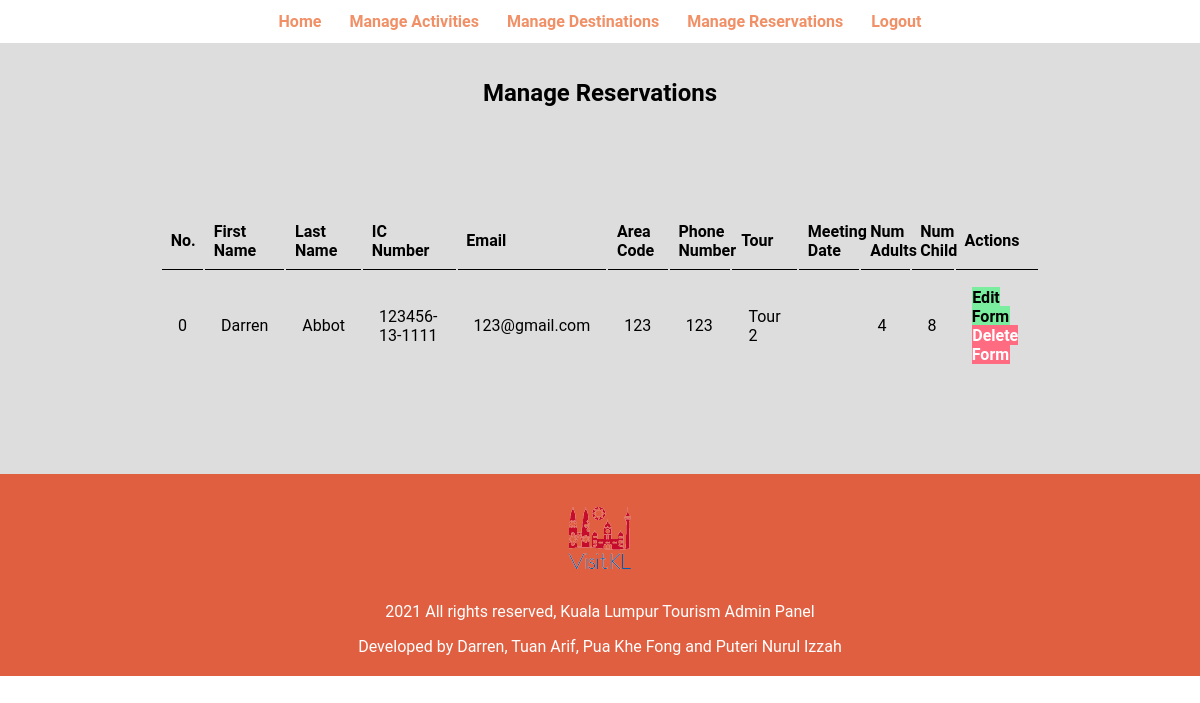
Before: /admin/manage-reservations.php (signed in) with the older database file.
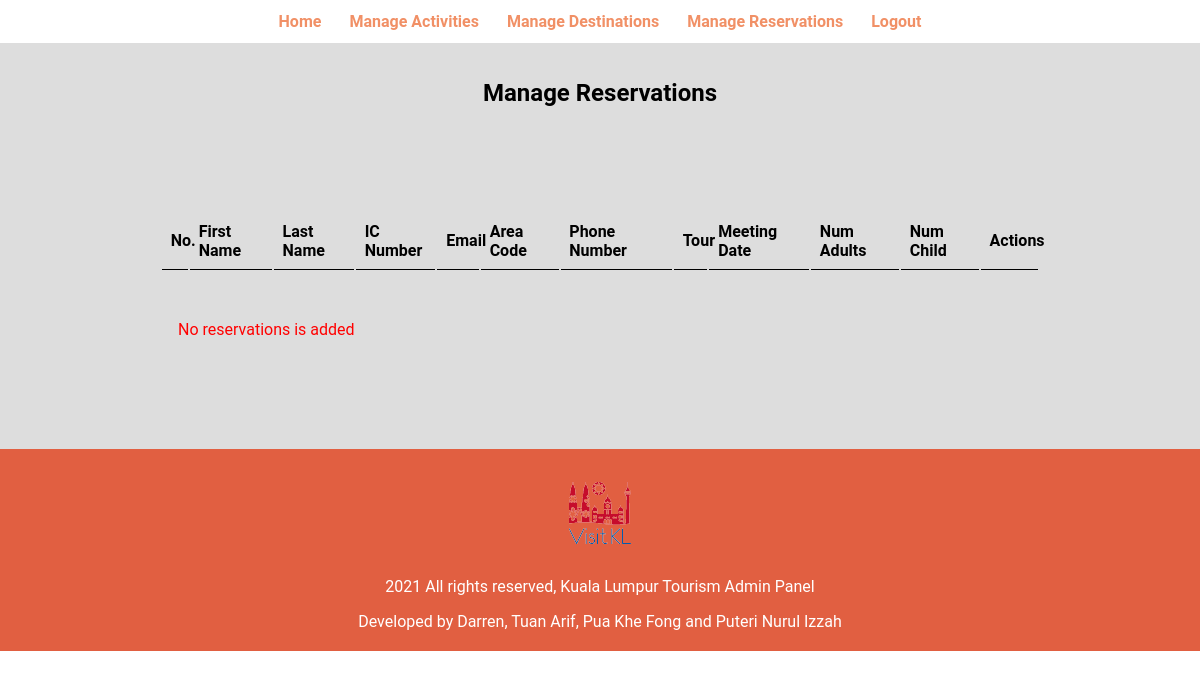
After: the same page with the newer database file.
### tables this page shows
CREATE TABLE `form` (
  `id` int(11) UNSIGNED NOT NULL,
  `first_name` varchar(50) NOT NULL,
  `last_name` varchar(50) NOT NULL,
  `ic` varchar(20) NOT NULL,
  `email` varchar(50) NOT NULL,
  `area_code` int(4) NOT NULL,
  `phone_number` int(15) NOT NULL,
  `tour` varchar(50) NOT NULL,
  `numAdult` int(11) NOT NULL,
  `numChild` int(11) NOT NULL
);

### admin/manage-reservations.php (the view, shortened to what this page needs)
<!DOCTYPE html>
<html>
<head>
    <link rel="stylesheet" href="../css/admin.css">
</head>
<body>
    <?php include 'partials/header.php' ?>
    <section class="main-content ">
        <h1>Manage Reservations</h1>
        <table class = "tbl-full">
            <tr>
                <th>No.</th>
                <th>First Name</th>
                <th>Last Name</th>
                <th>IC Number</th>
                <th>Email</th>
                <th>Area Code</th>
                <th>Phone Number</th>
                <th>Tour</th>
                <th>Meeting Date</th>
                <th>Num Adults</th>
                <th>Num Child</th>
                <th>Actions</th>
            </tr>
            <?php
                $sql = "SELECT * FROM form";
                $res = mysqli_query($connect, $sql);
                $count = mysqli_num_rows($res);
                if ($count > 0)
                {
                    while($row = mysqli_fetch_assoc($res))
                    {
                        ?>
                        <tr>
                            <td><?php echo $row['id'];?></td>
                            <td><?php echo $row['first_name']; ?></td>
                            <td><?php echo $row['last_name']; ?></td>
                            <td><?php echo $row['ic']; ?></td>
                            <td><?php echo $row['email']; ?></td>
                            <td><?php echo $row['area_code']; ?></td>
                            <td><?php echo $row['phone_number']; ?></td>
                            <td><?php echo $row['tour']; ?></td>
                            <td><?php echo $row['meeting_date']; ?></td>
                            <td><?php echo $row['numAdult']; ?></td>
                            <td><?php echo $row['numChild']; ?></td>
                            <td>
                                <a href="<?php echo SITEURL; ?>admin/update-reservation.php?id=<?php echo $row['id'];?>" class="btn-secondary">Edit Form</a>
                                <a href="<?php echo SITEURL; ?>admin/delete-reservation.php?id=<?php echo $row['id'];?>" class="btn-danger">Delete Form</a>
                            </td>
                        </tr>
                        <?php
                    }
                }
                else
                {
                    ?>
                    <tr>
                        <td colspan="12"><div class="error">No reservations is added</div></td>
                    </tr>
                    <?php
                }
            ?>
        </table>
    </section>
    <?php include 'partials/footer.php' ?>
</body>
</html>

Changed rows visible on the page:
removed form: id "0", first_name "Darren", last_name "Abbot", ic "123456-13-1111", email "123@gmail.com", area_code "123", phone_number "123", tour "Tour 2", numAdult "4", numChild "8"
Other visible differences:
text now shown: "No reservations is added"
